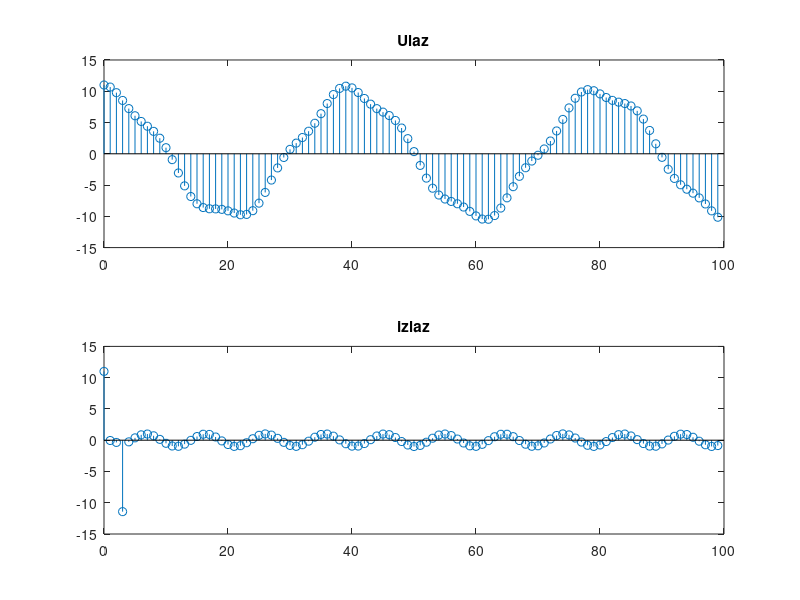

Source code (MATLAB): (Note: this script raises an error after producing the figure.)
a = 1;
b = [1 -0.9744 0.024574 -0.97245 0.99601];
%definisanje parametara ulaznog signala
fs = 44100;
f1 = 1102;
f2 = 4586;
%diskretno vreme
n = 0:99;
%definisanje ulaznog signala u trajanju od 100 odbiraka
u = 10*cos(2*pi*f1/fs*n) + cos(2*pi*f2/fs*n);
%odredjivanje odziva sistema na ulazni signal
y = filter(b, a, u);
%crtanje
subplot(2, 1, 1), stem(n, u), title('Ulaz');
subplot(2, 1, 2), stem(n, y), title('izlaz');
u_sim = [n;u]';
%racunanje greske izmedju odziva izracunatog koriscenjem funkcije filter,
%y, i odziva dobijenog Simulink simulacijom modela direktne realizacije
%sistema
delta_dir = y - out.y_dir_sim;
%racunanje greske izmedju odziva izracunatog koriscenjem funkcije filter,
%y, i odziva dobijenog Simulink simulacijom modela transponovane direktne
%realizacije sistema
delta_tran = y - out.y_tran_sim;
%racunanje greske izmedju odziva dobijenih simulacijom
delta_dir_tran = out.y_dir_sim' - out.y_tran_sim';
%crtanje sva tri odziva
figure;
subplot (3, 1, 1), stem (0:length(y)-1, y), title ('Odziv sistema racunat pomocu funkcije filter');
subplot (3, 1, 2), stem (0:length(out.y_dir_sim)-1, out.y_dir_sim'), title ('Odziv sistema dobijen simulacijom modela direktne realizacije');
subplot (3, 1, 3), stem (0:length(out.y_tran_sim)-1, out.y_tran_sim'), title ('Odziv sistema dobijen simulacijom modela transponovane direktne realizacije');
%crtanje gresaka
%subplot (3, 1, 1), stem (0:length(delta_dir)-1, delta_dir), title ('Greska racunata kao y-y\_dir\_sim');
%subplot (3, 1, 2), stem (0:length(delta_tran)-1, delta_tran), title ('Greska racunata kao y-y\_tran\_sim');
%subplot (3, 1, 3), stem (0:length(delta_dir_tran)-1, delta_dir_tran), title ('Greska racunata kao y\_dir\_sim-y\_tran\_sim');